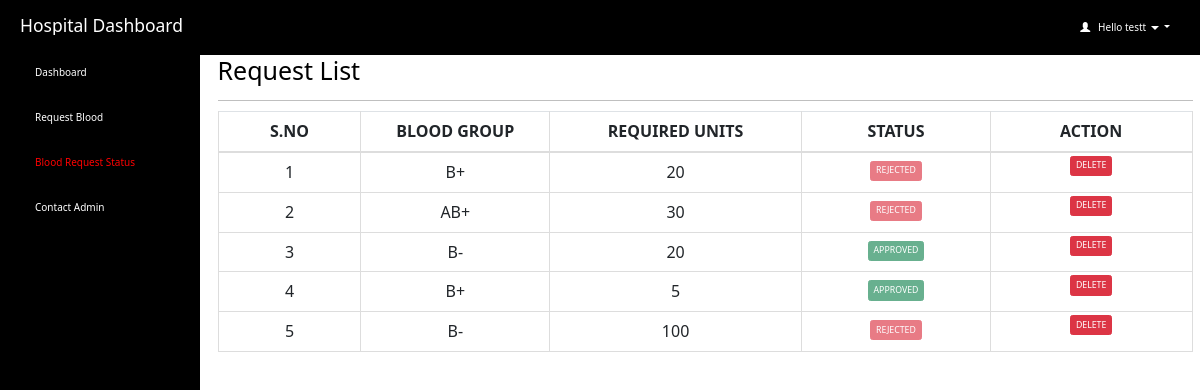
The page /hospitals/request_status.php (signed in) on the database its author committed.
### tables this page shows
CREATE TABLE `hospitals` (
  `id` int(100) NOT NULL,
  `user_name` varchar(25) NOT NULL,
  `name` varchar(50) NOT NULL,
  `phone` varchar(10) NOT NULL,
  `mail_id` varchar(50) NOT NULL,
  `password` varchar(500) NOT NULL,
  `session_id` varchar(255) NOT NULL
);

CREATE TABLE `blood_requests` (
  `id` int(100) NOT NULL,
  `blood_group` varchar(10) NOT NULL,
  `units` int(100) NOT NULL,
  `hospital` varchar(100) NOT NULL,
  `priority` int(2) NOT NULL,
  `request_status` varchar(50) NOT NULL DEFAULT 'pending'
);

### hospitals/request_status.php (the view, shortened to what this page needs)
<html>
<head>
  <link rel="stylesheet" href="https://maxcdn.bootstrapcdn.com/bootstrap/3.4.1/css/bootstrap.min.css">
</head>
<?php
include 'connection.php';
  if (isset($_SESSION['loggedin']) && $_SESSION['loggedin'] == true) {
  ?>
<body style="color:black">
<div id="header">
<?php include 'header.php';
?>
</div>
<div id="sidebar">
<?php $active="request_status"; include 'sidebar.php'; ?>
</div>
<div id="content" >
  <div class="content-wrapper">
    <div class="container-fluid">
      <div class="row">
        <div class="col-md-12 lg-12 sm-12">
          <h1 class="page-title">Request List</h1>
        </div>
      </div>
      <hr>
      <?php
        include 'connection.php';
        $username=$_SESSION['username'];
        $sql1="select * from hospitals where user_name='$username'";
        $result1=mysqli_query($connection,$sql1) or die("query failed.");
        $row1=mysqli_fetch_assoc($result1);
        $name = $row1['name'];
        $count=1;
        $sql= "select * from blood_requests where hospital='$name'";
        $result=mysqli_query($connection,$sql);
        if(mysqli_num_rows($result)>0)   {
       ?>
       <div class="table-responsive">
      <table class="table table-bordered" style="text-align:center">
          <thead style="text-align:center">
          <th style="text-align:center;width:10px;">S.NO</th>
          <th style="text-align:center;width:10px;">BLOOD GROUP</th>
          <th style="text-align:center;width:10px;">REQUIRED UNITS</th>
          <th style="text-align:center;width:5px;">STATUS</th>
          <th style="text-align:center;width:5px;">ACTION</th>
          </thead>
          <tbody>
            <?php
            while($row = mysqli_fetch_assoc($result)) { ?>
          <tr>
              <td><?php echo $count++; ?></td>
              <td><?php echo $row['blood_group']; ?></td>
              <td><?php echo $row['units']; ?></td>
              <?php if ($row['request_status'] == 'pending') { ?>
              <td id="he" style="width:5px">
              <button type="button" class="btn btn-primary btn-sm btn-secondary" disabled>PENDING</button>
              </td>
              <?php } elseif ($row['request_status'] == 'approved') { ?>
              <td id="btn-text">
                <button type="button" class="btn btn-primary btn-sm btn-success" disabled>APPROVED</button>
              </td>
              <?php } elseif ($row['request_status'] == 'rejected') { ?>
              <td id="btn-text">
              <button type="button" class="btn btn-primary btn-sm btn-danger" disabled>REJECTED</button>
              </td>
              <?php } ?>
              <td id="he" style="width:5px">
                    <button type="button" class="btn btn-primary btn-sm btn-danger" onclick="window.location.href = 'delete_request.php?id=<?php echo $row['id']; ?>';" >DELETE</button>
               </td>
            </tr>
            <?php } ?>
          </tbody>
      </table>
    </div>
    <?php } ?>
  </div>
  </div>
</div>
   <?php }
    ?>
</body>
</html>

### hospitals/header.php (shortened to what this page needs)
<html>
<head>
  <link rel="stylesheet" href="https://cdn.jsdelivr.net/npm/bootstrap@5.7.0/dist/css/bootstrap.min.css">
</head>
<body>
  <header class="dashboard-header">
    <h3>Hospital Dashboard</h3>
    <div class="user-info dropdown">
      <a id="act" class="dropdown-toggle usr" style="text-decoration:none" data-toggle="dropdown" href="#">
        <span class="glyphicon glyphicon-user"></span>&nbsp;&nbsp;
        <?php
        include 'connection.php';
        $username=$_SESSION['username'];
        $sql="select * from hospitals where user_name='$username'";
        $result=mysqli_query($connection,$sql) or die("query failed.");
        $row=mysqli_fetch_assoc($result);
        echo "Hello ".$row['name'];
        ?>
        <span class="caret"></span>
  </a>
  </div>
  </header>
</body>
</html>

### hospitals/request_status.php (style rules this page uses)
#sidebar { position:fixed; margin-top:-20px }
#content { position:relative; margin-left:210px }
#he { font-size: 14px; font-weight: 600; text-transform: uppercase; padding: 3px 7px; color: #fff; text-decoration: none; border-radius: 3px; align:center }

### hospitals/header.php (style rules this page uses)
.dashboard-header { background-color: #000; color: #fff; padding: 10px 20px; display: flex; align-items: center; justify-content: space-between; }
.dashboard-header .user-info { display: flex; align-items: center; position: relative; }
.usr { padding: 10px; color: #fff; }

### rows shown on the page
hospitals: name "testt"
blood_requests: blood_group "B+", units "20", request_status "REJECTED"
blood_requests: blood_group "AB+", units "30", request_status "REJECTED"
blood_requests: blood_group "B-", units "20", request_status "APPROVED"
blood_requests: blood_group "B+", units "5", request_status "APPROVED"
blood_requests: blood_group "B-", units "100", request_status "REJECTED"
